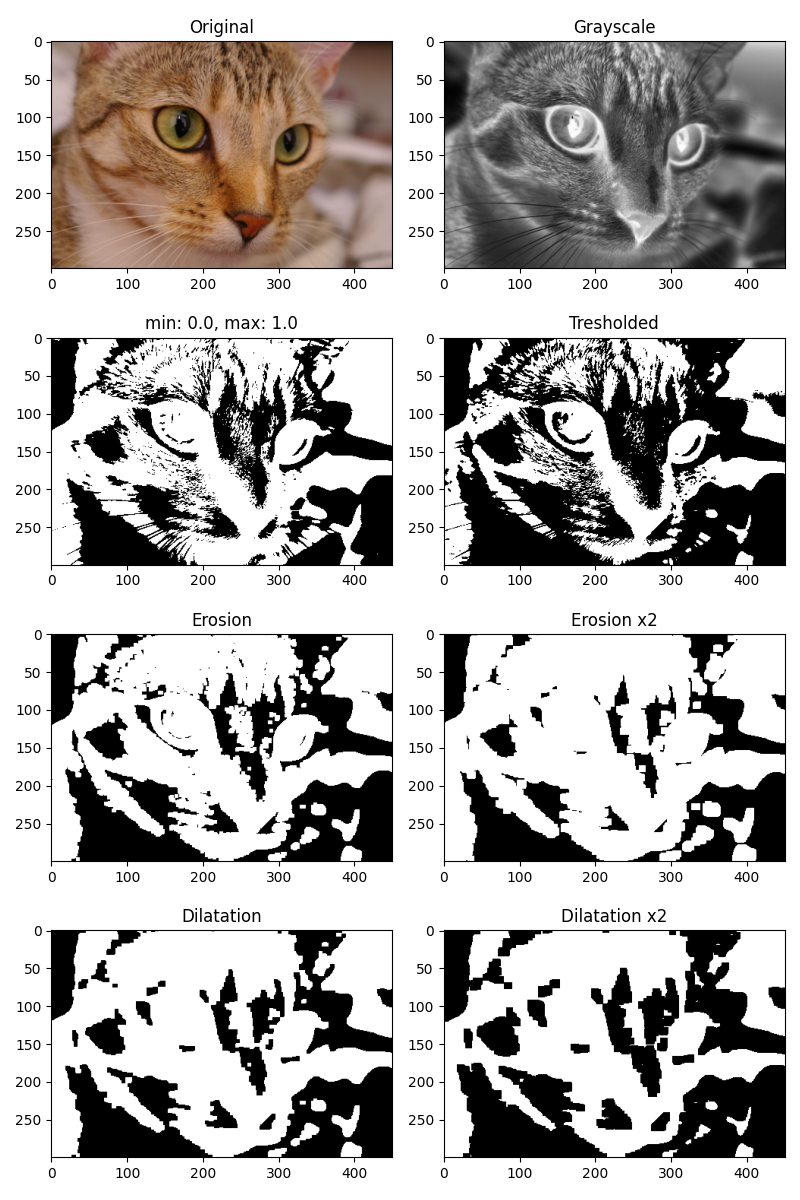

Generate this figure with Python:
import numpy as np
import matplotlib.pyplot as plt
import scipy
from skimage.filters import threshold_otsu
from skimage import morphology
import skimage
from skimage.color import rgb2gray
img = skimage.data.chelsea()
grayscale = rgb2gray(img)

fig, ax = plt.subplots(4, 2, figsize=(8, 12))

ax[0,0].imshow(img)
ax[0,0].set_title("Original")
ax[0,1].imshow(grayscale, cmap='binary')
ax[0,1].set_title("Grayscale")

wsp = 2-1
m_bit = np.rint(grayscale*wsp)
min_m_bit = np.min(m_bit)
max_m_bit = np.max(m_bit)
ax[1,0].imshow(m_bit, cmap = 'binary')
ax[1,0].set_title("min: " + str(min_m_bit) + ", max: " + str(max_m_bit))

thresh = threshold_otsu(grayscale)
binary = grayscale > thresh

ax[1,1].imshow(binary, cmap='binary')
ax[1,1].set_title("Tresholded")

S1 = np.array([[0, 0, 1, 0, 0],
               [0, 0, 1, 0, 0],
               [1, 1, 1, 1, 1],
               [0, 0, 1, 0, 0],
               [0, 0, 1, 0, 0]])

S2 = np.array([[1, 1, 1, 1, 1],
               [1, 1, 1, 1, 1],
               [1, 1, 1, 1, 1],
               [1, 1, 1, 1, 1],
               [1, 1, 1, 1, 1]])

edited = morphology.binary_erosion(binary, S1).astype(np.uint8)

ax[2,0].imshow(edited, cmap='binary')
ax[2,0].set_title("Erosion")

edited_2 = morphology.binary_erosion(edited, S1).astype(np.uint8)

ax[2,1].imshow(edited_2, cmap='binary')
ax[2,1].set_title("Erosion x2")

edited_3 = morphology.binary_dilation(edited_2, S2).astype(np.uint8)

ax[3,0].imshow(edited_3, cmap='binary')
ax[3,0].set_title("Dilatation")

edited_4 = morphology.binary_dilation(edited_3, S2).astype(np.uint8)

ax[3,1].imshow(edited_4, cmap='binary')
ax[3,1].set_title("Dilatation x2")

fig.tight_layout()
plt.savefig("Wyklad/lab9_exc.png")